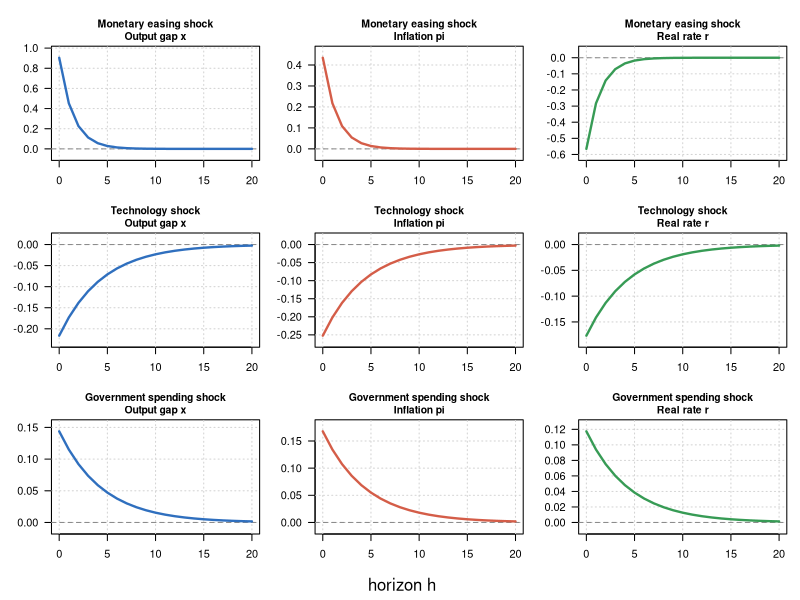

Source code (R):
## ---- chunk 1
#| label: fig-rank-irf-numerical
#| fig-cap: "RANKモデルのインパルス応答関数の数値例"
#| fig-width: 8
#| fig-height: 6
#| echo: !expr knitr::is_html_output()
#| code-fold: true
#| code-summary: "Rコードを表示"

beta <- 0.99
gamma <- 1
varphi <- 1
alpha <- 0.33
GY <- 0.2
psi <- 6
eta <- 80
phi <- 1.5
MC <- 1

rho_m <- 0.5
rho_a <- 0.8
rho_g <- 0.8

tilde_gamma <- gamma / (1 - GY)
tilde_varphi <- (varphi + alpha) / (1 - alpha)
zeta_a <- (tilde_varphi + 1) / (tilde_varphi + tilde_gamma)
zeta_g <- tilde_gamma / (tilde_varphi + tilde_gamma)
kappa_x <- MC * (tilde_gamma + tilde_varphi) * psi / eta

kappa_i <- function(rho) kappa_x / (1 - beta * rho)
omega_i <- function(rho) {
  kappa_rho <- kappa_i(rho)
  tilde_gamma * (1 - rho) /
    (kappa_rho * (phi - rho) + tilde_gamma * (1 - rho))
}

kappa_m <- kappa_i(rho_m)
kappa_a <- kappa_i(rho_a)
kappa_g <- kappa_i(rho_g)

Omega <- 1 / (kappa_m * (phi - rho_m) + tilde_gamma * (1 - rho_m))
Omega_m <- tilde_gamma * (1 - rho_m) * Omega
Omega_a <- omega_i(rho_a)
Omega_g <- omega_i(rho_g)

impact <- list(
  monetary = c(
    x = Omega,
    pi = kappa_m * Omega,
    r = -Omega_m
  ),
  technology = c(
    x = -zeta_a * Omega_a,
    pi = -kappa_a * zeta_a * Omega_a,
    r = -(phi - rho_a) * kappa_a * zeta_a * Omega_a
  ),
  government = c(
    x = (1 - zeta_g) * Omega_g,
    pi = kappa_g * (1 - zeta_g) * Omega_g,
    r = (phi - rho_g) * kappa_g * (1 - zeta_g) * Omega_g
  )
)

rhos <- c(monetary = rho_m, technology = rho_a, government = rho_g)
h <- 0:20
shock_names <- c(
  monetary = "Monetary easing shock",
  technology = "Technology shock",
  government = "Government spending shock"
)
var_names <- c(x = "Output gap x", pi = "Inflation pi", r = "Real rate r")
var_cols <- c(x = "#2F6FBE", pi = "#D45D48", r = "#379B55")

op <- par(mfrow = c(3, 3), mar = c(3.0, 3.4, 2.5, 0.8), oma = c(2.0, 0.5, 1.0, 0.2), las = 1)

for (shock in names(impact)) {
  for (v in names(var_names)) {
    response <- impact[[shock]][v] * rhos[shock]^h
    y_lim <- range(c(0, response))
    pad <- 0.08 * diff(y_lim)
    if (pad == 0) pad <- 0.1
    plot(
      h, response,
      type = "n",
      xlab = "",
      ylab = "",
      main = paste(shock_names[shock], var_names[v], sep = "\n"),
      ylim = y_lim + c(-pad, pad),
      cex.main = 0.95
    )
    grid()
    abline(h = 0, lty = 2, col = "gray55")
    lines(h, response, lwd = 2.3, col = var_cols[v])
  }
}

mtext("horizon h", side = 1, outer = TRUE, line = 0.5)
par(op)
